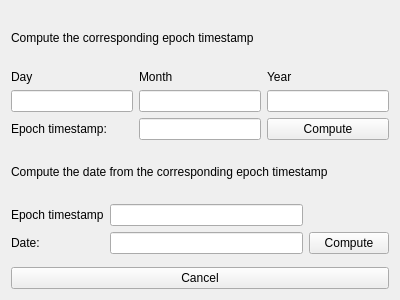
<?xml version="1.0" encoding="UTF-8"?>
<ui version="4.0">
 <class>timeepoch</class>
 <widget class="QWidget" name="timeepoch">
  <property name="geometry">
   <rect>
    <x>0</x>
    <y>0</y>
    <width>400</width>
    <height>300</height>
   </rect>
  </property>
  <property name="windowTitle">
   <string>Form</string>
  </property>
  <layout class="QVBoxLayout" name="verticalLayout">
   <item>
    <widget class="QLabel" name="lTitle">
     <property name="text">
      <string>Compute the corresponding epoch timestamp</string>
     </property>
    </widget>
   </item>
   <item>
    <layout class="QGridLayout" name="gridLayout">
     <item row="1" column="1">
      <widget class="QLineEdit" name="leMonth"/>
     </item>
     <item row="1" column="2">
      <widget class="QLineEdit" name="leYear"/>
     </item>
     <item row="0" column="2">
      <widget class="QLabel" name="lYear">
       <property name="text">
        <string>Year</string>
       </property>
      </widget>
     </item>
     <item row="0" column="1">
      <widget class="QLabel" name="lMonth">
       <property name="text">
        <string>Month</string>
       </property>
      </widget>
     </item>
     <item row="1" column="0">
      <widget class="QLineEdit" name="leDay"/>
     </item>
     <item row="0" column="0">
      <widget class="QLabel" name="lDay">
       <property name="text">
        <string>Day</string>
       </property>
      </widget>
     </item>
     <item row="2" column="0">
      <widget class="QLabel" name="lEpoch">
       <property name="text">
        <string>Epoch timestamp:</string>
       </property>
      </widget>
     </item>
     <item row="2" column="1">
      <widget class="QLineEdit" name="leOutputTimestamp">
       <property name="readOnly">
        <bool>true</bool>
       </property>
      </widget>
     </item>
     <item row="2" column="2">
      <widget class="QPushButton" name="pbComputeEpoch">
       <property name="text">
        <string>Compute</string>
       </property>
      </widget>
     </item>
    </layout>
   </item>
   <item>
    <widget class="QLabel" name="lTitle2">
     <property name="text">
      <string>Compute the date from the corresponding epoch timestamp</string>
     </property>
    </widget>
   </item>
   <item>
    <layout class="QGridLayout" name="gridLayout_2">
     <item row="0" column="1">
      <widget class="QLineEdit" name="leTimestamp"/>
     </item>
     <item row="1" column="0">
      <widget class="QLabel" name="lDate">
       <property name="text">
        <string>Date:</string>
       </property>
      </widget>
     </item>
     <item row="0" column="0">
      <widget class="QLabel" name="lTimeStamp">
       <property name="text">
        <string>Epoch timestamp</string>
       </property>
      </widget>
     </item>
     <item row="1" column="1">
      <widget class="QLineEdit" name="leOutputDate">
       <property name="readOnly">
        <bool>true</bool>
       </property>
      </widget>
     </item>
     <item row="1" column="2">
      <widget class="QPushButton" name="pbComputeTimestamp">
       <property name="text">
        <string>Compute</string>
       </property>
      </widget>
     </item>
    </layout>
   </item>
   <item>
    <spacer name="verticalSpacer">
     <property name="orientation">
      <enum>Qt::Vertical</enum>
     </property>
    </spacer>
   </item>
   <item>
    <widget class="QPushButton" name="pbCancel">
     <property name="text">
      <string>Cancel</string>
     </property>
    </widget>
   </item>
  </layout>
 </widget>
 <resources/>
 <connections/>
</ui>
